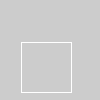
Frame 1 (no input)
Frame 60 (the mouse pressed at the canvas centre just before this capture): identical to frame 1, image omitted
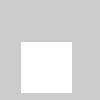
Frame 120 (the mouse held since frame 60 and released just before this capture)

The Processing sketch that drew these frames (run headless with seeded random() and noise(); from frame 60 on, the mouse is pressed at the canvas centre):

// Processing sketch: drag_shapw
// ── drag_shapw.pde
// Requires DragButton and Button classes

DragButton icon;

void setup() {
  size(100, 100);
  color gray = color(204);
  color white = color(255);
  color black = color(0);
  icon = new DragButton(21, 42, 50, gray, white, black);
}

void draw() {
  background(204);
  icon.update();
  icon.display();
}

void mousePressed()  { icon.press(); }
void mouseReleased() { icon.release(); }
void mouseDragged()  { icon.drag(); }
// ── Button.pde
class Button {
  int x, y;                 // The x- and y-coordinates
  int size;                 // Dimension (width and height)
  color baseGray;           // Default gray value 
  color overGray;           // Value when mouse is over the button
  color pressGray;          // Value when mouse is over and pressed
  boolean over = false;     // True when the mouse is over 
  boolean pressed = false;  // True when the mouse is over and pressed

  Button(int xp, int yp, int s, color b, color o, color p) {
    x = xp;
    y = yp;
    size = s;
    baseGray = b;
    overGray = o;
    pressGray = p;
  }

  // Updates the over field every frame
  void update() {
    if ((mouseX >= x) && (mouseX <= x+size) && 
        (mouseY >= y) && (mouseY <= y+size)) {
      over = true;
    } else {
      over = false;
    }
  }
  
  // Respond to mousePressed() event
  boolean press() {  
    if (over == true) {
      pressed = true;
      return true;
    } else {
      return false;
    }
  }
  
  // Respond to mouseReleased() event
  void release() {
    pressed = false;
  }

  void display() {
    if (pressed == true) {
      fill(pressGray);
    } else if (over == true) {
      fill(overGray);
    } else {
      fill(baseGray);
    }
    stroke(255);
    rect(x, y, size, size);
  }
}
// ── DragButton.pde
class DragButton extends Button {
  int xoff, yoff;
  
  DragButton(int xp, int yp, int s, color b, color o, color p) {
    super(xp, yp, s, b, o, p); 
  }

  boolean press() {
    xoff = mouseX - x;  // Store x-offset from shape origin
    yoff = mouseY - y;  // Store y-offset from shape origin
    return super.press();
  }

  void drag() {
    if (pressed == true) {
      x = mouseX - xoff;  // Apply x-offset
      y = mouseY - yoff;  // Apply y-offset
    }
  }
}
